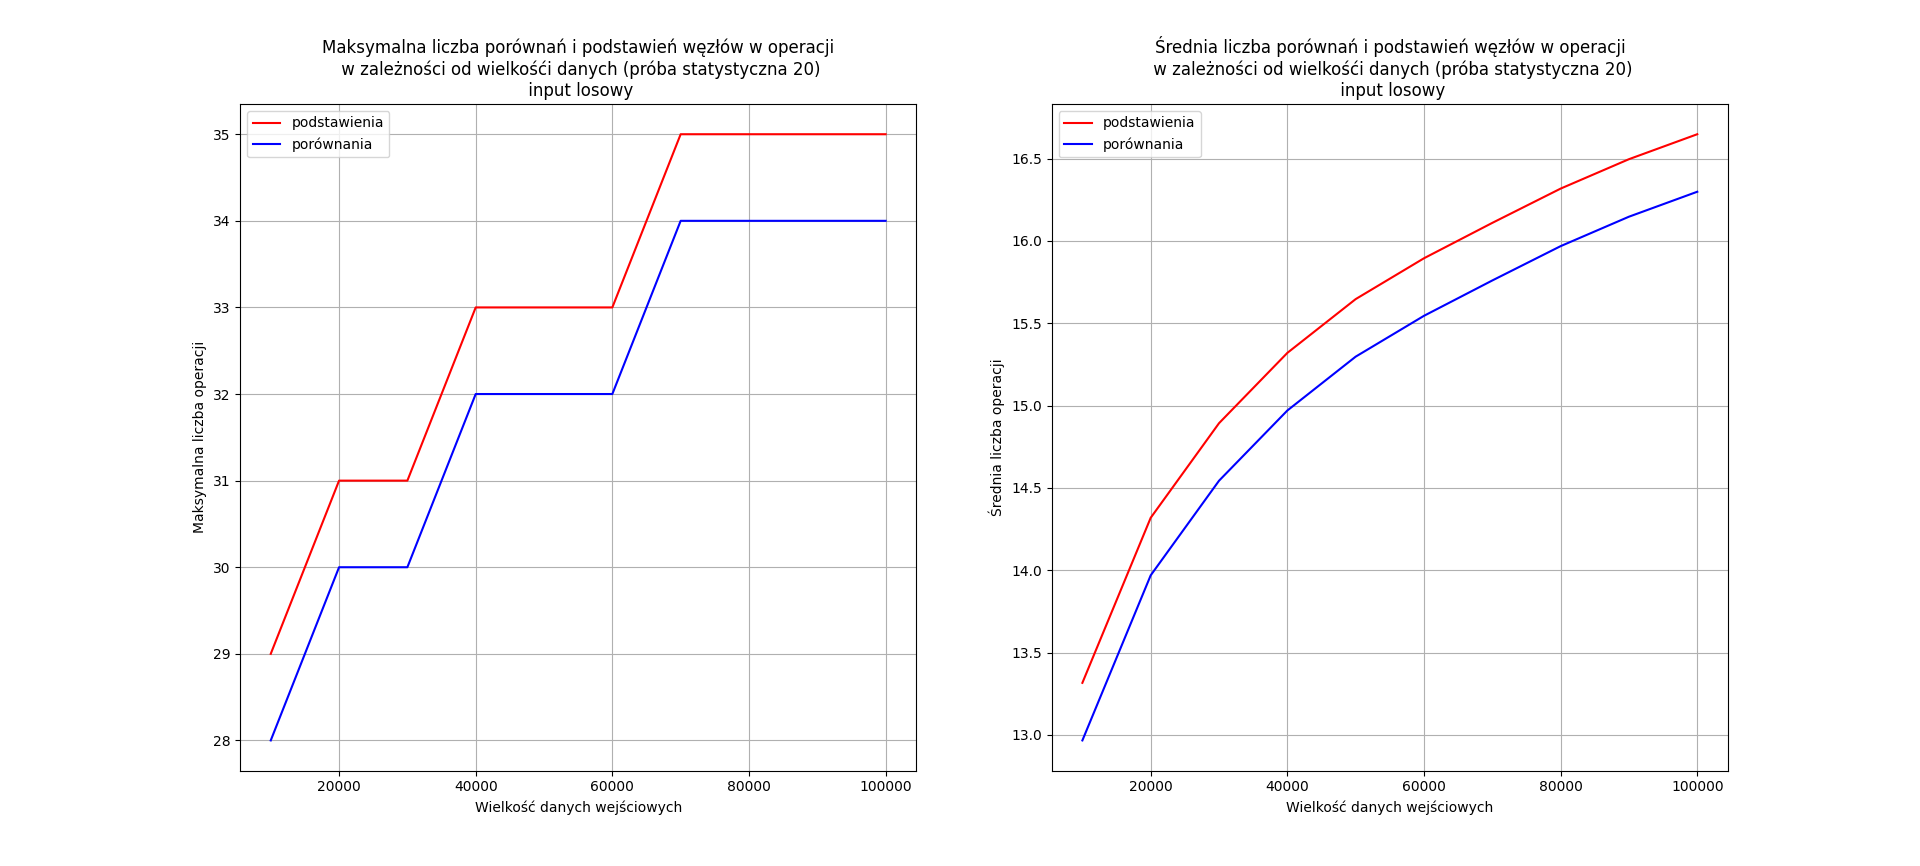

The Python source for this figure:
import matplotlib.pyplot as plt
import statistics as stat
import math

x = [i for i in range(10000, 100001, 10000)]
podsM = [[] for i in range(10)]
podsS = [[] for i in range(10)]
porM = [[] for i in range(10)]
porS = [[] for i in range(10)]
k = 20


for i in x:
    with open('output/queue' + str(i) + '.out') as file:
        for line in file:
            if ('Srednia podstawienia:' in line):
                #print(line)
                podsS[(i)//10000 -1].append(float((line.split('podstawienia: ')[1]).split()[0]))
            if ('Max podstwaienia:' in line):
                #print(line)
                podsM[(i)//10000 -1].append(float((line.split('podstwaienia: ')[1]).split()[0]))  
            if ('Srednia porowania:' in line):
                #print(line)
                porS[(i)//10000 -1].append(float((line.split('porowania: ')[1]).split()[0]))
            if ('Max porownan:' in line):
                #print(line)
                porM[(i)//10000 -1].append(float((line.split('porownan: ')[1]).split()[0]))            
          
fig, (m, s) = plt.subplots(1,2)


m.plot(x,[stat.mean(podsM[i]) for i in range(10)],'r',label='podstawienia')
m.plot(x,[stat.mean(porM[i]) for i in range(10)],'b',label='porównania')
#m.plot(x,[stat.mean(splayM[i]) for i in range(10)],'g',label='Splay-BST')

m.legend(loc="upper left")
m.set(xlabel='Wielkość danych wejściowych', ylabel='Maksymalna liczba operacji')
m.set_title('Maksymalna liczba porównań i podstawień węzłów w operacji\n w zależności od wielkośći danych (próba statystyczna 20)\n input losowy')
m.grid()


s.plot(x,[stat.mean(podsS[i]) for i in range(10)],'r',label='podstawienia')
s.plot(x,[stat.mean(porS[i]) for i in range(10)],'b',label='porównania')
#s.plot(x,[stat.mean(splayS[i]) for i in range(10)],'g',label='Splay-BST')

s.legend(loc="upper left")
s.set(xlabel='Wielkość danych wejściowych', ylabel='Średnia liczba operacji')
s.set_title('Średnia liczba porównań i podstawień węzłów w operacji\n w zależności od wielkośći danych (próba statystyczna 20)\n input losowy')
s.grid()


plt.show()
